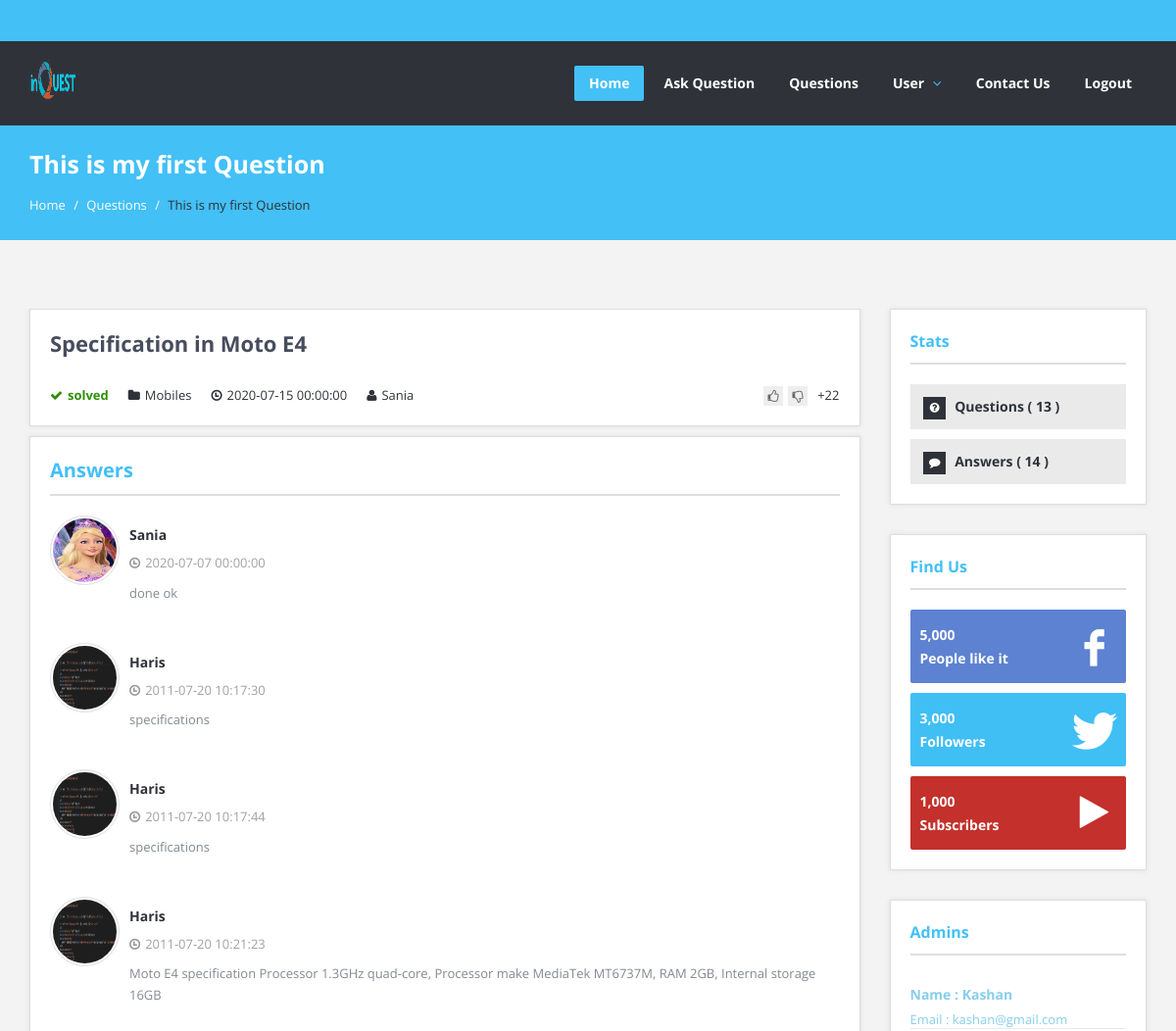
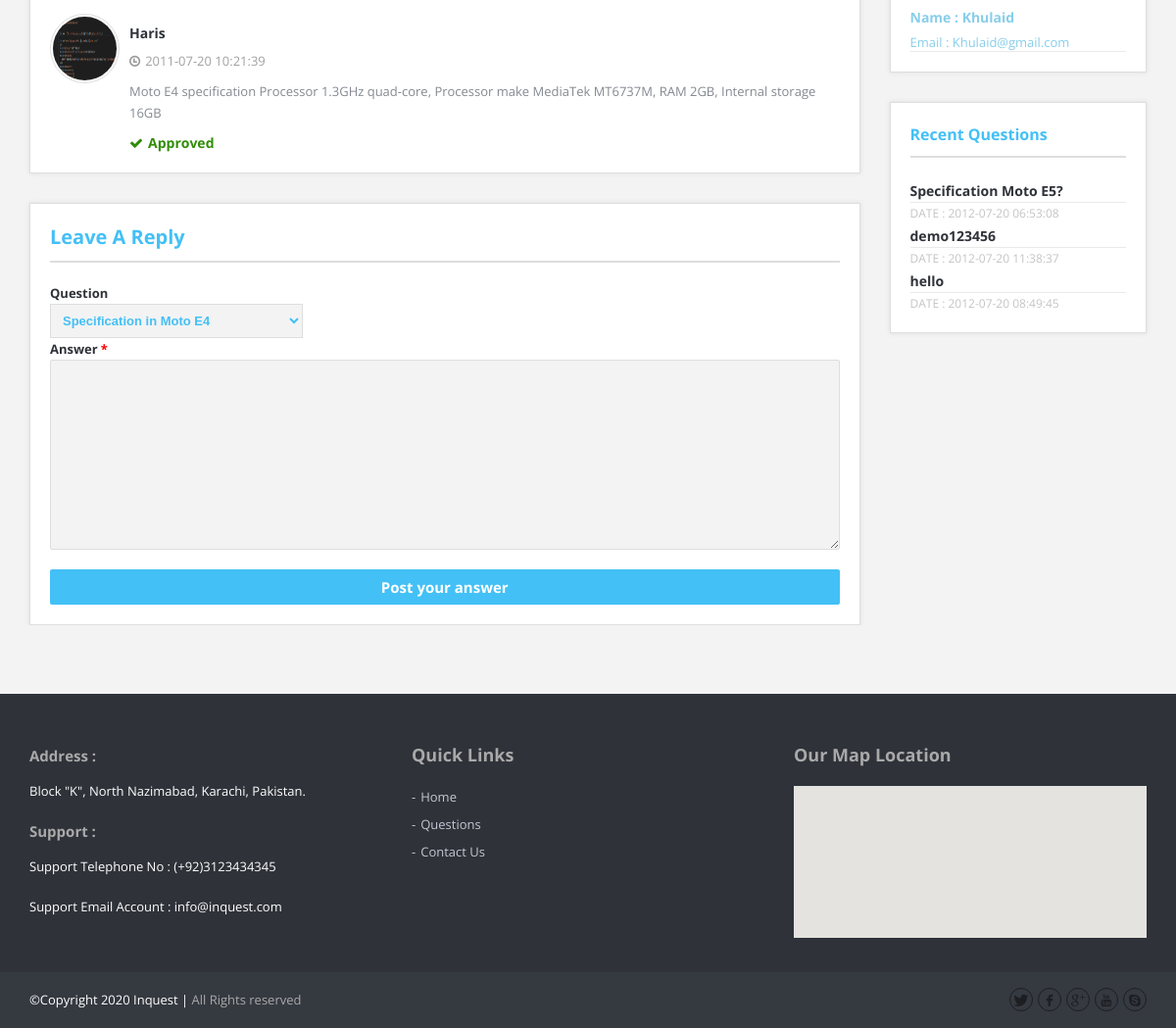
Page /inquest/single_question.php?id=4 (signed in) on the committed database (2 pictures, top to bottom).
### tables this page shows
CREATE TABLE `postquestion` (
  `PQ_Id` int(11) NOT NULL,
  `U_Id` int(11) NOT NULL,
  `PQ_Questions` varchar(50) NOT NULL,
  `PQ_DateTime` datetime NOT NULL,
  `Cate_Id` int(11) NOT NULL
);

CREATE TABLE `category` (
  `Cate_Id` int(11) NOT NULL,
  `Cate_Name` varchar(50) NOT NULL
);

CREATE TABLE `users` (
  `U_Id` int(11) NOT NULL,
  `U_Name` varchar(50) NOT NULL,
  `U_FName` varchar(50) NOT NULL,
  `U_UserName` varchar(50) NOT NULL,
  `U_Email` varchar(50) NOT NULL,
  `U_Gender` varchar(50) NOT NULL,
  `U_DOB` date NOT NULL,
  `U_Contact` int(11) NOT NULL,
  `U_Image` blob NOT NULL,
  `U_PostalCode` varchar(50) NOT NULL,
  `U_State` varchar(50) NOT NULL,
  `U_City` varchar(50) NOT NULL,
  `U_Country` varchar(50) NOT NULL,
  `U_Password` varchar(50) NOT NULL,
  `U_Status` varchar(250) NOT NULL
);

CREATE TABLE `postanswer` (
  `PA_Id` int(11) NOT NULL,
  `U_Id` int(11) NOT NULL,
  `PA_Answer` varchar(250) NOT NULL,
  `PA_DateTime` datetime NOT NULL,
  `PQ_Id` int(11) NOT NULL,
  `PA_Status` varchar(250) NOT NULL
);

### inquest/ViewAnswer.php (the view, shortened to what this page needs)
<?php
include '../Connection.php';
$QId=$_GET['id'];
$query="select * from postanswer where PQ_Id=".$QId;
$result=mysqli_query($conn,$query);
?>
<div id="commentlist" class="page-content">
					<div class="boxedtitle page-title"><h2>Answers </h2></div>
					<ol class="commentlist clearfix">
					    <li class="comment">
                        <?php while($row=mysqli_fetch_array($result))
        {
            ?>
					        <div class="comment-body comment-body-answered clearfix">
                            <?php
                                    $catQuery="select * from users where U_Id=".$row['U_Id'];
                                    $catResult=mysqli_query($conn,$catQuery);
                                    $catRow=mysqli_fetch_assoc($catResult);
                                    ?>
					            <div class="avatar"><img alt="" src="img/<?php echo $catRow['U_Image']?>"></div>
					            <div class="comment-text">
					                <div class="author clearfix">
                                        <div class="comment-author"><?php echo $catRow['U_Name'];?></div>
					                	<div class="comment-meta">
					                        <div class="date"><i class="icon-time"></i><?php echo $row['PA_DateTime'];?></div>
					                    </div>
					                </div>
					                <div class="text"><p><?php echo $row['PA_Answer'];?></p>
					                </div>
									<?php if ( $row['PA_Status']=="Approved")
									{
										?>
									<div class="question-answered question-answered-done"><i class="icon-ok"></i><?php echo $row['PA_Status'];?></div>
					            <?php
								}
								?>
								</div>
					        </div>
                            <?php
        }
        ?>
					</ol>
				</div>

### inquest/single_question.php (shortened to what this page needs)
<?php
include 'head.php';
?>
	<div class="breadcrumbs">
		<section class="container">
			<div class="row">
				<div class="col-md-12">
					<h1>This is my first Question</h1>
				</div>
				<div class="col-md-12">
					<div class="crumbs">
						<a href="#">Home</a>
						<span class="crumbs-span">/</span>
						<a href="#">Questions</a>
						<span class="crumbs-span">/</span>
						<span class="current">This is my first Question</span>
					</div>
				</div>
			</div>
		</section>
	</div>
	<?php
include '../Connection.php';
if(isset($_GET['id']))
{
	$id=$_GET['id'];
	$query="select * from postquestion where PQ_Id='$id'";
	$result=mysqli_query($conn,$query);
}
?>
	<section class="container main-content">
		<div class="row">
			<div class="col-md-9">
				<article class="question single-question question-type-normal">
				<?php while($row=mysqli_fetch_array($result))
                    {
		?>
					<h2>
					<?php echo $row['PQ_Questions'];?>
					</h2>
					<div class="question-inner">
						<div class="question-details">
							<span class="question-answered question-answered-done"><i class="icon-ok"></i>solved</span>
						</div>
						<?php
                            $catQuery="select * from category where Cate_Id=".$row['Cate_Id'];
                            $catResult=mysqli_query($conn,$catQuery);
                            $catRow=mysqli_fetch_assoc($catResult);
                        ?>
						<span class="question-category"><a href="#"><i class="icon-folder-close"></i><?php echo $catRow['Cate_Name'];?></a></span>
						<span class="question-date"><i class="icon-time"></i><?php echo $row['PQ_DateTime'];?></span>
                                    <?php
                                    $catQuery="select * from users where U_Id=".$row['U_Id'];
                                    $catResult=mysqli_query($conn,$catQuery);
                                    $catRow=mysqli_fetch_assoc($catResult);
                                    ?>
									<span class="question-view"><i class="icon-user"></i><?php echo $catRow['U_Name'];?></span>
						<span class="single-question-vote-result">+22</span>
						<ul class="single-question-vote">
							<li><a href="#" class="single-question-vote-down" title="Dislike"><i class="icon-thumbs-down"></i></a></li>
							<li><a href="#" class="single-question-vote-up" title="Like"><i class="icon-thumbs-up"></i></a></li>
						</ul>
						<div class="clearfix"></div>
					</div>
				</article>
				<?php
                          }
                            ?>
<?php
include 'ViewAnswer.php';
?>
<?php
$query="Select * from postquestion where PQ_Id='$id'" ;
$result=mysqli_query($conn,$query);
?>
<?php if(isset($_SESSION['user']))
				  {
				  ?>
				<div id="respond" class="comment-respond page-content clearfix">
				    <div class="boxedtitle page-title"><h2>Leave a reply</h2></div>
				    <form  method="post" id="commentform" class="comment-form">
				        <div id="respond-inputs" class="clearfix">
				             <p class="last">
							<label for="ques" class="required" for="comment_url">Question</label>
    						<select name="ques" >
    					    <?php
    					    while($row=mysqli_fetch_array($result))
    						    {
    					    ?>
        			        <option value=<?php echo $row['PQ_Id'];?>>
        			        <?php echo $row['PQ_Questions'];?>
        			        </option>
    					    <?php
    					    }
    					    ?>
   							</select>
				            </p>
				        </div>
				        <div id="respond-textarea">
				            <p>
				                <label class="required" for="ans">Answer<span>*</span></label>
				                <textarea id="comment" name="ans" aria-required="true" cols="58" rows="8"></textarea>
				            </p>
				        </div>
				        <p class="form-submit">
				        	<input name="btnSubmit" type="submit" id="submit" value="Post your answer" class="button small color">
				        </p>
				    </form>
				</div>
				<?php
				  }
				  ?>
			</div>
			<?php
include 'SideBar.php';
?>
		</div>
	</section>
<?php
include 'footer.php';
?>

### inquest/SideBar.php
<aside class="col-md-3 sidebar">
				<div class="widget widget_stats">
					<h3 class="widget_title">Stats</h3>
					<div class="ul_list ul_list-icon-ok">
						<ul>
							<li>
							<?php
                            $count="SELECT count( * ) as  PQ_Questions FROM postquestion";
                            $result=mysqli_query($conn,$count);
                            while($row=mysqli_fetch_array($result))
                            {
                        ?>
							<i class="icon-question-sign"></i>Questions ( <span><?php echo $row['PQ_Questions'];?></span> )<?php }?></li>
							<li>
							<?php
                            $count1="SELECT count( * ) as  PA_Answer FROM postanswer";
                            $result=mysqli_query($conn,$count1);
                            while($row=mysqli_fetch_array($result))
                            {
                        ?>
							<i class="icon-comment"></i>Answers ( <span><?php echo $row['PA_Answer'];?></span> )<?php }?> </li>
						</ul>
					</div>
				</div>
				<div class="widget widget_social">
					<h3 class="widget_title">Find Us</h3>
					<ul>
						<li class="facebook-fans">
							<a href="https://www.facebook.com/" target="_blank">
							<strong>
								<i class="social_icon-facebook"></i>
								<span>5,000</span><br>
								<small>People like it</small>
							</strong>
							</a>
						</li>
						<li class="twitter-followers">
							<a href="https://twitter.com/Kashank26864438" target="_blank">
							<strong>
								<i class="social_icon-twitter"></i>
								<span>3,000</span><br>
								<small>Followers</small>
							</strong>
							</a>
						</li>
						<li class="youtube-subs">
							<a href="https://www.youtube.com/" target="_blank">
							<strong>
								<i class="icon-play"></i>
								<span>1,000</span><br>
								<small>Subscribers</small>
							</strong>
							</a>
						</li>
					</ul>
				</div>
                    <div class="widget widget_highest_points">
					<h3 class="widget_title">Admins</h3>
					<ul>
						<li>
                        <?php
                            $query="select * from admin";
                            $result=mysqli_query($conn,$query);
                            while($row=mysqli_fetch_array($result))
                            {
                        ?>
							<h6 style="color:skyblue;">Name : <?php echo $row['A_Name'];?></h6>
							<span class="comment" style="color:skyblue;">Email : <?php echo $row['A_Email'];?></span>
                            <hr style="color:black;">
                            <?php
                           }
                    ?>
                    	</li>
					</ul>
				</div>
				<div class="widget">
					<h3 class="widget_title">Recent Questions</h3>
					<ul class="related-posts">
						<li class="related-item">
<?php
    $ques="SELECT * FROM postquestion ORDER BY  PQ_Id DESC LIMIT 3;";
    $result12=mysqli_query($conn,$ques);
	while($row12=mysqli_fetch_array($result12))
	{
?>
							<h3><?php echo	"<a href='single_question.php?id=".$row12['PQ_Id']."'>".  $row12['PQ_Questions']."</a>";?></h3>
							<hr>
							<div class="clear"></div><span>DATE : <?php echo $row12['PQ_DateTime'];?></span>
							<?php
	}
?>
						</li>
					</ul>
				</div>
			</aside>

### rows in the picture
postquestion: PQ_Questions "Specification in Moto E4", Cate_Id.Cate_Name "Mobiles", PQ_DateTime "2020-07-15 00:00:00", U_Id.U_Name "Sania"
postanswer: U_Id.U_Image (picture), U_Id.U_Name "Sania", PA_DateTime "2020-07-07 00:00:00", PA_Answer "done ok"
postanswer: U_Id.U_Image (picture), U_Id.U_Name "Haris", PA_DateTime "2011-07-20 10:17:30", PA_Answer "specifications"
postanswer: U_Id.U_Image (picture), U_Id.U_Name "Haris", PA_DateTime "2011-07-20 10:17:44", PA_Answer "specifications"
postanswer: U_Id.U_Image (picture), U_Id.U_Name "Haris", PA_DateTime "2011-07-20 10:21:23", PA_Answer "Moto E4 specification Processor 1.3GHz quad-core, Processor make MediaTek MT6737M, RAM 2GB, Internal storage 16GB"
postanswer: U_Id.U_Image (picture), U_Id.U_Name "Haris", PA_DateTime "2011-07-20 10:21:39", PA_Answer "Moto E4 specification Processor 1.3GHz quad-core, Processor make MediaTek MT6737M, RAM 2GB, Internal storage 16GB", PA_Status "Approved"
postquestion: PQ_Questions "Specification Moto E5?", PQ_DateTime "2012-07-20 06:53:08"
postquestion: PQ_Questions "demo123456", PQ_DateTime "2012-07-20 11:38:37"
postquestion: PQ_Questions "hello", PQ_DateTime "2012-07-20 08:49:45"

### other values in the picture
$row['PQ_Questions'] "13"
$row['PA_Answer'] "14"
$row['A_Name'] "Kashan"
$row['A_Email'] "kashan@gmail.com"
$row['A_Name'] "Khulaid"
$row['A_Email'] "Khulaid@gmail.com"
form field ques "Specification in Moto E4"
